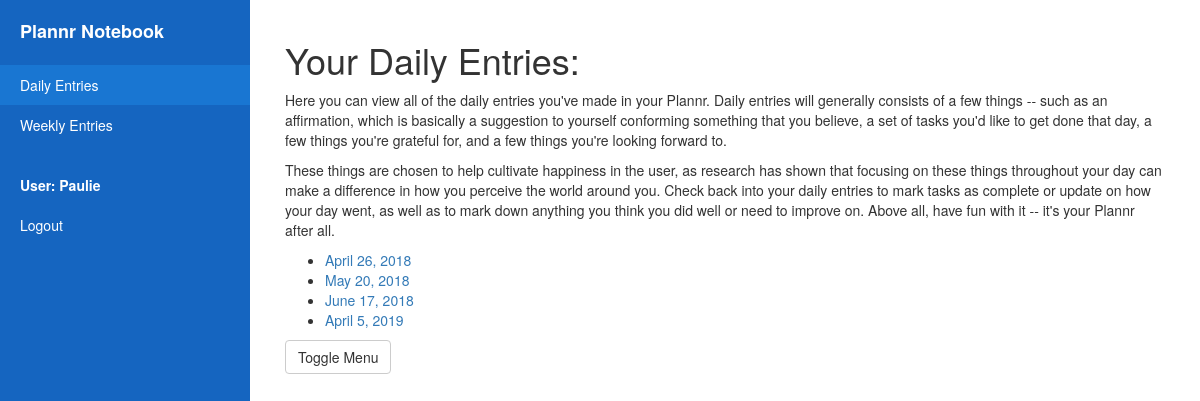
Page /notebook/daily/ (signed in) on the committed database.
### notebook/models.py (models this page shows, shortened)
class DailyEntry(models.Model):
    author = models.ForeignKey(User, on_delete=models.CASCADE, null=True)
    entry_date = models.DateField()
    affirmation = models.TextField()
    class Meta:
        ordering = ["entry_date"]
    def get_absolute_url(self):
        return reverse('daily_detail', args=[str(self.id)])

### notebook/views.py (the view)
# urls.py: path('daily/', views.DailyListView.as_view(), name='daily_list'),
class DailyListView(LoginRequiredMixin, ListView):
    model = DailyEntry
    login_url = '/accounts/login/'
    paginate_by = 10
    def get_queryset(self):
        return DailyEntry.objects.filter(author=self.request.user)

### notebook/templates/notebook/dailyentry_list.html
{% extends "notebook/dailysection.html" %}
{% block content %}
    <h1>Your Daily Entries:</h1>
    <p>Here you can view all of the daily entries you've made in your Plannr.  Daily entries will generally consists of a few things -- such as an affirmation,
        which is basically a suggestion to yourself conforming something that you believe, a set of tasks you'd like to get done that day, a few things you're
        grateful for, and a few things you're looking forward to.
    </p>
    <p>These things are chosen to help cultivate happiness in the user, as research has shown that focusing on these things throughout your day can make a
        difference in how you perceive the world around you.  Check back into your daily entries to mark tasks as complete or update on how your day went, as well
        as to mark down anything you think you did well or need to improve on.  Above all, have fun with it -- it's your Plannr after all.
    </p>
    {% if dailyentry_list %}
    <ul>
        {% for entry in dailyentry_list %}
        <li>
            <a href="{{ entry.get_absolute_url }}">{{ entry.entry_date }}</a>
        </li>
        {% endfor %}
    </ul>
    {% else %}
        <p><strong>It appears you have no entries.</strong></p>
    {% endif %}
{% endblock %}

### notebook/templates/base_notebook.html (shortened to what this page needs)
{% extends "main_base.html" %}
{% block specific_stylesheets %}
{% load static %}
<link rel="stylesheet" href="{% static 'css/simple-sidebar.css' %}">
{% endblock %}
{% block main_content %}
<div id="wrapper">
    <div id="sidebar-wrapper">
        <ul class="sidebar-nav">
            <li class="sidebar-brand">
                <a href="/">
                    <strong>Plannr Notebook</strong>
                </a>
            </li>
            {% block page_marker %}{% endblock %}
            <br>
            {% if user.is_authenticated %}
                <li style="color: #fff"><strong>User: {{ user.get_username }}</strong></li>
                <li><a href="{% url 'logout' %}?next={{request.path}}">Logout</a></li>
            {% else %}
                <li><a href="{% url 'login' %}?next={{request.path}}">Login</a></li>
            {% endif %}
        </ul>
    </div>
    <div id="page-content-wrapper">
        <div class="container-fluid">
            <div class="row">
                <div class="col-lg-12">
                    {% block content %}{% endblock %}
                    <a href="#menu-toggle" class="btn btn-default" id="menu-toggle">Toggle Menu</a>
                </div>
            </div>
        </div>
    </div>
</div>
{% endblock %}

### notebook/static/css/simple-sidebar.css (style rules this page uses)
body { overflow-x: hidden; }
#wrapper { padding-left: 0; -webkit-transition: all 0.5s ease; -moz-transition: all 0.5s ease; -o-transition: all 0.5s ease; transition: all 0.5s ease; }
#sidebar-wrapper { z-index: 1000; position: fixed; left: 250px; width: 0; height: 100%; margin-left: -250px; overflow-y: auto; background: #1565C0; -webkit-transition: all 0.5s ease; -moz-transition: all 0.5s ease; -o-transition: all 0.5s ease; transition: all 0.5s ease; }
#page-content-wrapper { width: 100%; position: absolute; padding: 15px; }
.sidebar-nav { position: absolute; top: 0; width: 250px; margin: 0; padding: 0; list-style: none; }
.sidebar-nav li { text-indent: 20px; line-height: 40px; }
.sidebar-nav li a { display: block; text-decoration: none; color: #fff; }
.sidebar-nav > .sidebar-brand { height: 65px; font-size: 18px; line-height: 60px; }
.sidebar-nav > .sidebar-brand a { color: #fff; }
@media (min-width:768px) { #wrapper { padding-left: 250px; } }
@media (min-width:768px) { #sidebar-wrapper { width: 250px; } }
@media (min-width:768px) { #page-content-wrapper { padding: 20px; position: relative; } }

### rows in the picture
DailyEntry: entry_date "April 26, 2018"
DailyEntry: entry_date "May 20, 2018"
DailyEntry: entry_date "June 17, 2018"
DailyEntry: entry_date "April 5, 2019"

### other values in the picture
{{ user.get_username }} "Paulie"
